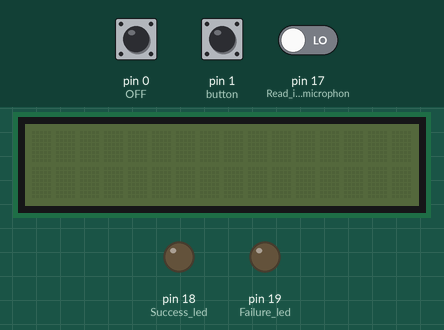
Simulated run of this sketch. Board: Arduino Uno, built with avr-gcc and run on an emulated ATmega328P. Parts: 16×2 character LCD, output pins drawn as LEDs (lit = HIGH). The test bench sets the inputs (shaded band); at power-on: pin 0 (OFF) HIGH, pin 1 (button) HIGH, pin 17 (Read_input_from_microphon) LOW. Random numbers use the default seed unless the sketch sets one.

Above: at 1.2 s.
1.3 s: pin 0 (OFF) pulled LOW for 1 s
At 3.0 s:
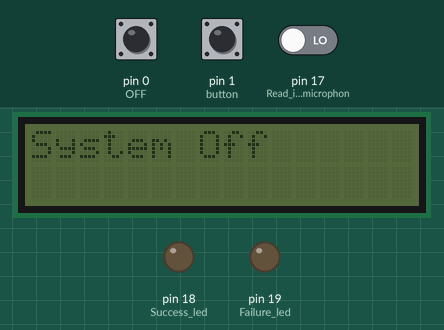
3.8 s: pin 0 (OFF) pulled LOW for 0.15 s
At 5.0 s:
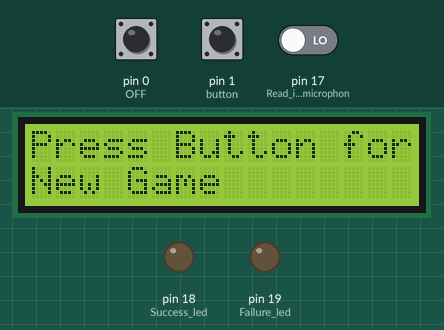
5.4 s: pin 1 (button) pulled LOW for 0.15 s
At 6.4 s:
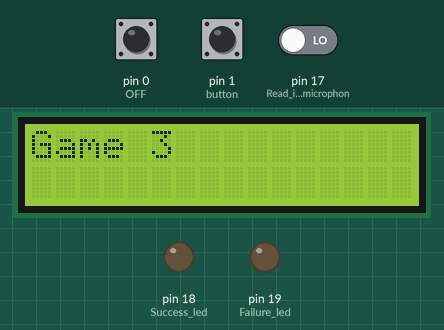
Timing chart, 0 to 8.4 s (numbered marks = the images above; inputs shaded):
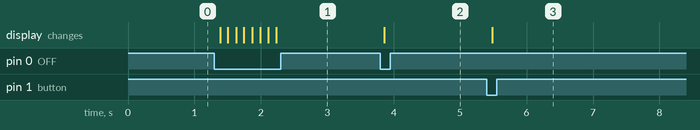

Measured:
- after the input at 1.3 s, the display: first changes after 0.09 s (image 1 shows a later state)
- after the input at 3.8 s, the display: changes after 0.06 s (image 2)
- after the input at 5.4 s, the display: changes after 0.09 s (image 3)

The sketch:

bopit.ino
```cpp
#include <LiquidCrystal_I2C.h>
#include <Wire.h>
#include <stdio.h>
#include <stdlib.h>
#include <time.h>

#define BUTTON_COUNT 3
#define BUTTON_PIN_START 12
#define GREEN_LED_PIN 13
#define RED_LED_PIN 14

LiquidCrystal_I2C lcdOne(0x27, 16, 2); // Initialize LCD object - Assuming 16x2 display
bool micState = false;
bool lcdOn = false; // Variable to track the state of the LCD
bool gameStarted = false;
int randomButton; // Variable to store the randomly selected button
unsigned long gameStartTime; // Variable to store the time when the game started
bool correctButtonPressed = false; // Flag to track if the correct button was pressed
bool game3States = false;

unsigned long lastDebounceTime = 0;
unsigned long debounceDelay = 50;

void setup() {
  // Initialize random number generator with seed
  randomSeed(analogRead(0));

  // LCD setup
  lcdOne.init(); // Initialize the LCD with the I2C interface

  //Digital Inputs
  pinMode(0, INPUT_PULLUP); // OFF/ON button
  pinMode(1, INPUT_PULLUP); // "New Game" button

  //Success/failure LEDs
  pinMode(18, OUTPUT);//Success led
  pinMode(19, OUTPUT); //Failure led

  //Mic input
  pinMode(17, INPUT); //Read input from microphone (Digital)

}

void loop() {
  //OFF/ON BUTTON//////////////////////

  // If the button is pressed (buttonState is LOW) and the LCD is currently off
  if (digitalRead(0) == LOW && !lcdOn) {
    // Turn on the LCD backlight
    lcdOne.backlight();
    // Clear the LCD screen
    lcdOne.clear();
    // Set cursor to the beginning of the first line
    lcdOne.setCursor(0, 0);
    // Print "Press Button for" on the first line
    lcdOne.print("Press Button for");
    // Set cursor to the beginning of the second line
    lcdOne.setCursor(0, 1);
    // Print "New Game" on the second line
    lcdOne.print("New Game");

    lcdOn = true; // Set the LCD state to on
    gameStarted = true;
  }
  // If the button is pressed (buttonState is LOW) and the LCD is currently on
  else if (digitalRead(0) == LOW && lcdOn) {
    // Turn off the LCD backlight
    lcdOne.noBacklight();
    // Clear the LCD screen
    lcdOne.clear();
    // Set cursor to the beginning of the first line
    lcdOne.setCursor(0, 0);
    // Print "System Off" on the first line
    lcdOne.print("System Off");

    lcdOn = false; // Set the LCD state to off
    gameStarted = false;
  }

  delay(100); // Add a small delay to avoid overwhelming the loop

  //NEW GAME BUTTON//////////////////////////////// (later)
  if (gameStarted) {

    if (digitalRead(1) == LOW) {
      // Clear the LCD screen
      lcdOne.clear();
      lcdOne.print("Ready, Set, Go!");

      randomGame();


      //startGame();
    }
  }
}

//Function for Sing it!
bool singItCommand() {
  if (digitalRead(17) == HIGH) {
    return true; // Microphone input detected
  } else {
    return false; // No microphone input
  }
}


void randomGame() {
  lcdOne.clear();
  bool gameOver = false;

  while (!gameOver) {
    int randomNum = random(1, 4); // Generate a random number between 1 and 3

    // Print the game number on the LCD
    lcdOne.setCursor(0, 0);
    lcdOne.clear();
    lcdOne.print("Game ");
    lcdOne.print(randomNum);

    // Call the respective game function based on the random number
    switch(randomNum) {
      case 1:
        // Call game function 1 and set gameOver based on game result
        // gameOver = game1();
        break;
      case 2:
        // Call game function 2 and set gameOver based on game result
        // gameOver = game2();
        break;
      case 3:
        // Call game function 3 and set gameOver based on game result
        gameOver = game3();
        break;
      default:
        // Handle unexpected case
        break;
    }

    delay(2000); // Add a delay before selecting the next game
  }

  // Once the game loop exits, display a message or perform any necessary cleanup
  lcdOne.clear();
  lcdOne.print("Game Over!");
  //Add score as well
}

//Play it!
bool game1(){

}

//Whammy it!
bool game2(){

}

//Sing it!
bool game3() {
  // put your main code here, to run repeatedly:
  micState = singItCommand(); //Assign Boolean value according to function
  if(micState == 1){ //Light LED based on success or failure
    digitalWrite(12, HIGH);
  }
  else{
    digitalWrite(13, HIGH);
  }
  delay(1000); //Wait before accepting more input
}
```
